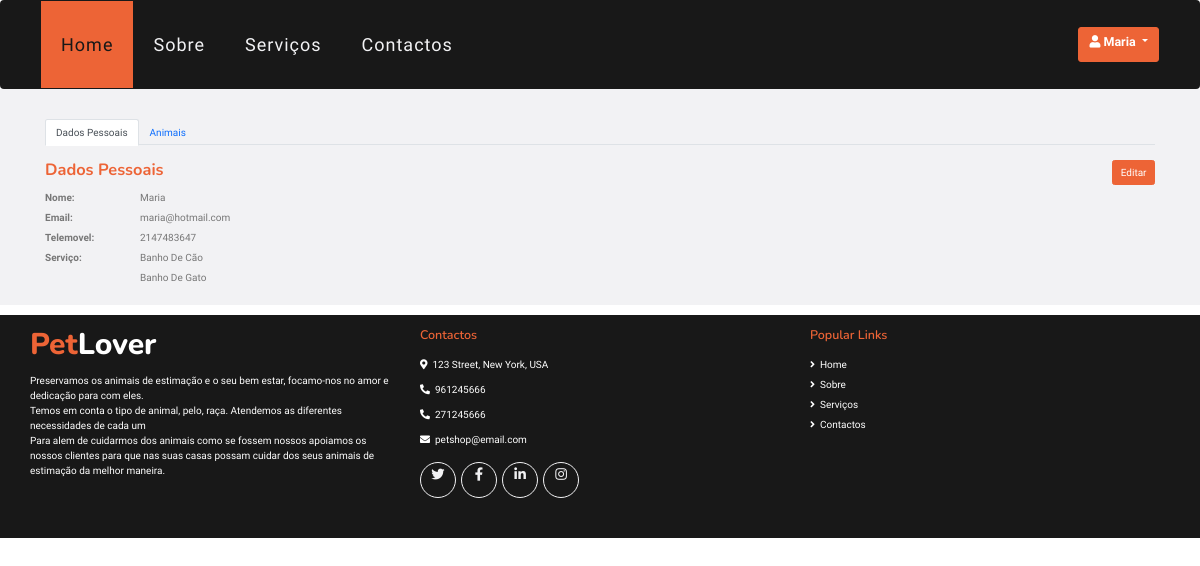
Screenshot of /paginas/dadospessoais.php (signed in) with the database file from the repository.
### tables this page shows
CREATE TABLE `servicosfuncionarios` (
  `id` int(11) NOT NULL,
  `idFuncionario` int(11) NOT NULL,
  `idServico` int(11) NOT NULL
);

CREATE TABLE `servicos` (
  `id` int(11) NOT NULL,
  `nomeServico` text NOT NULL,
  `descricao` text NOT NULL,
  `duracao` int(11) NOT NULL,
  `preco` int(11) NOT NULL,
  `imagem` varchar(60) NOT NULL
);

### paginas/dadospessoais.php (the view, shortened to what this page needs)
<!DOCTYPE html>
<html>
<?php
require 'head.php';
$servicoFuncionario = mysqli_query($conn, "SELECT * FROM servicos s
                                           JOIN servicosfuncionarios sf
                                           ON s.id = sf.idServico AND
                                           sf.idFuncionario='" . $_SESSION["id"] . "'");
?>
<body>
    <?php require 'header.php'; ?>
    <div class="container-fluid bg-light pt-5">
        <div class="container">
            <ul class="nav nav-tabs" id="myTab" role="tablist">
                <li class="nav-item" role="presentation">
                    <button class="nav-link active" id="dados-tab" data-bs-toggle="tab" href="#dados" type="button" role="tab" aria-controls="dados" aria-selected="true"> Dados Pessoais
                </li>
                <li class="nav-item" role="presentation">
                    <button class="nav-link" id="animais-tab" data-bs-toggle="tab" data-bs-target="#animais" type="button" role="tab" aria-controls="animais-tab" aria-selected="false">Animais</button>
                </li>
            </ul>
            <div class="tab-content" id="myTabContent">
                <div class="tab-pane fade show active opacity-100 py-4" id="dados" role="tabpanel" aria-labelledby="dados-tab">
                    <div class="row justify-content-center ">
                        <div class="col-6">
                            <h4 class="mb-3"><span class="text-primary">Dados Pessoais</span> </h4>
                        </div>
                        <div class="col-6">
                            <a type="button" class="btn btn-primary float-right" href="editarDadosPessoais.php?id=<?php echo $_SESSION['id']; ?>">Editar</a>
                        </div>
                    </div>
                    <div class="row justify-content-center ">
                        <div class="col-1">
                            <label class="font-weight-bold"> Nome: </label>
                        </div>
                        <div class="col-11 align-self-center">
                            <label class='text-capitalize font-weight-normal'> <?php echo $_SESSION['nomeUtilizador'] ?> </label>
                        </div>
                    </div>
                    <div class="row justify-content-center ">
                        <div class="col-1 align-self-center">
                            <label class="font-weight-bold"> Email: </label>
                        </div>
                        <div class="col-11">
                            <label class="font-weight-normal"> <?php echo $_SESSION['email'] ?> </label>
                        </div>
                    </div>
                    <div class="row justify-content-center ">
                        <div class="col-1 align-self-center">
                            <label class="font-weight-bold"> Telemovel: </label>
                        </div>
                        <div class="col-11">
                            <label class="font-weight-normal"> <?php echo $_SESSION['telemovel'] ?> </label>
                        </div>
                    </div>
                    <?php if ($_SESSION['tipo'] == 'funcionario') { ?>
                        <div class="row justify-content-center ">
                            <div class="col-1">
                                <label class="font-weight-bold"> Serviço: </label>
                            </div>
                            <div class="col-11">
                                <?php while ($servicoFuncionarioInfo = mysqli_fetch_array($servicoFuncionario)) { ?>
                                    <label class="text-capitalize font-weight-normal">
                                        <?php echo $servicoFuncionarioInfo['nomeServico'] ?>
                                    </label> <br>
                                <?php } ?>
                            </div>
                        </div>
                    <?php } ?>
                </div>
            </div>
        </div>
    </div>
    <?php require "footer.php"; ?>
</body>
</html>

### rows the page displays
servicosfuncionarios: idServico.nomeServico "Banho De Cão"
servicosfuncionarios: idServico.nomeServico "Banho De Gato"

### other values shown
$_SESSION['nomeUtilizador'] "Maria"
$_SESSION['email'] "maria@hotmail.com"
$_SESSION['telemovel'] "2147483647"
